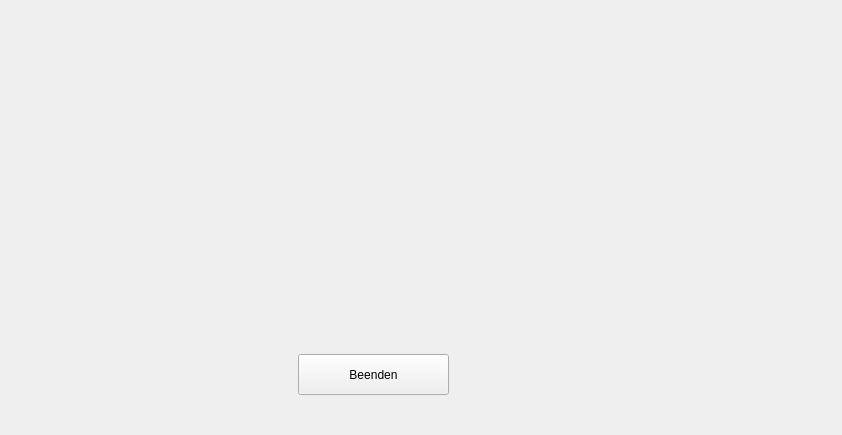
<?xml version="1.0" encoding="UTF-8"?>
<ui version="4.0">
 <class>EndScreen</class>
 <widget class="QWidget" name="EndScreen">
  <property name="windowModality">
   <enum>Qt::WindowModal</enum>
  </property>
  <property name="geometry">
   <rect>
    <x>0</x>
    <y>0</y>
    <width>842</width>
    <height>435</height>
   </rect>
  </property>
  <property name="windowTitle">
   <string>Form</string>
  </property>
  <widget class="QLabel" name="label">
   <property name="geometry">
    <rect>
     <x>10</x>
     <y>10</y>
     <width>821</width>
     <height>401</height>
    </rect>
   </property>
   <property name="text">
    <string/>
   </property>
  </widget>
  <widget class="QPushButton" name="test">
   <property name="geometry">
    <rect>
     <x>298</x>
     <y>354</y>
     <width>151</width>
     <height>41</height>
    </rect>
   </property>
   <property name="text">
    <string>Beenden</string>
   </property>
  </widget>
 </widget>
 <resources/>
 <connections/>
</ui>
